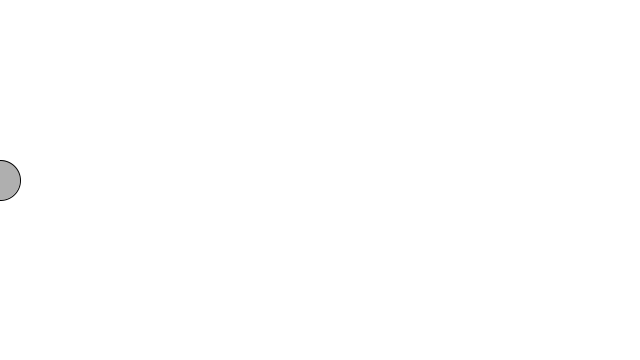
Frame 1 (no input)
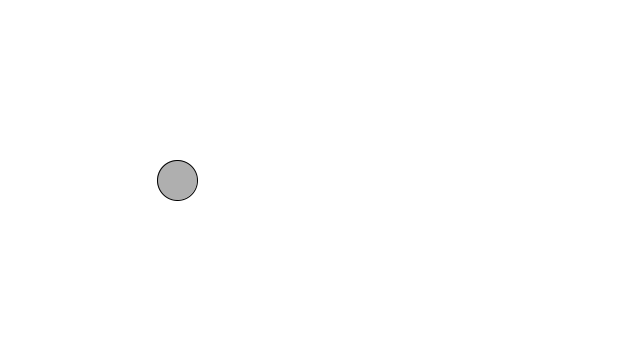
Frame 60 (the mouse pressed at the canvas centre just before this capture)
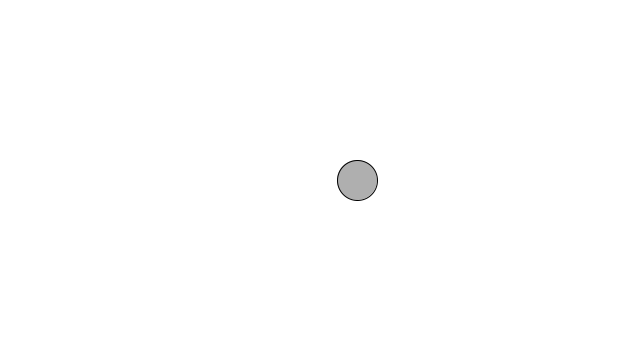
Frame 120 (the mouse held since frame 60 and released just before this capture)

The Processing sketch that drew these frames (run headless with seeded random() and noise(); from frame 60 on, the mouse is pressed at the canvas centre):

// Processing sketch: ReadingAssignment02Ex2CarolineYau
// ── ReadingAssignment02Ex2CarolineYau.pde
//Caroline Yau
//Reading Assignment 2

//Exercise #2
float circleX = 0;

void setup() {
  size(640,360);
}

void draw() {
  background(255);
  
  //Drawing the circle
  stroke(0);
  fill(175);
  ellipse(circleX, height/2, 40, 40);
  
  //Moving the circle
  circleX += 3;
  
  //If the circle extends past the right border, reappear from the left
  if (circleX >= 680) {
    circleX = -40;
  }
}
